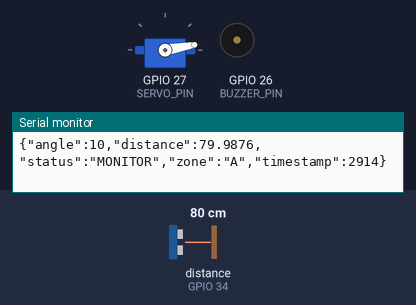
A sketch run on a simulated ESP32. Shown: servo, buzzer (waves = sounding, pin HIGH), the last lines printed to the serial monitor. Wiring (inferred from the names in the program): ultrasonic range finder: trigger GPIO 13; echo GPIO 34. The inputs (shaded band) are chosen by the test bench; at power-on: distance to the obstacle (sensor on GPIO 34) 80 cm. The echo pulse lasts 58.3 µs per cm; WiFi joins after 1.5 s; servers stay silent unless stated; uploads are accepted with an empty reply; pins used as bus, display or sensor lines are not drawn.

Above: at 3.0 s.
3.1 s: distance to the obstacle (sensor on GPIO 34) set to 65 cm
At 3.33 s:
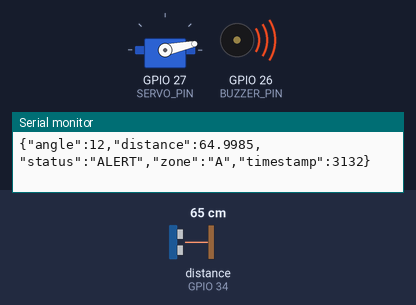
6.1 s: distance to the obstacle (sensor on GPIO 34) set to 120 cm
At 7.43 s:
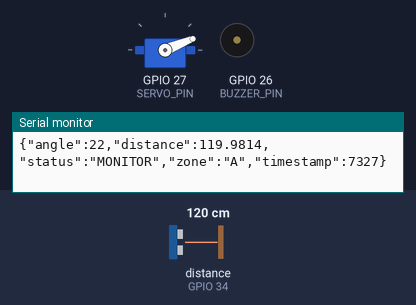
9.1 s: distance to the obstacle (sensor on GPIO 34) set to 2 cm
At 9.41 s:
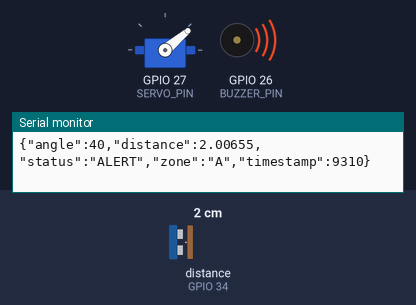
12.1 s: distance to the obstacle (sensor on GPIO 34) set to 250 cm
At 12.14 s:
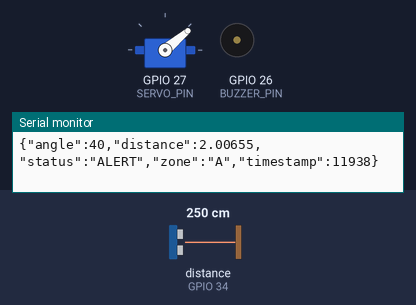
15.1 s: distance to the obstacle (sensor on GPIO 34) set to 4 cm
At 15.21 s:
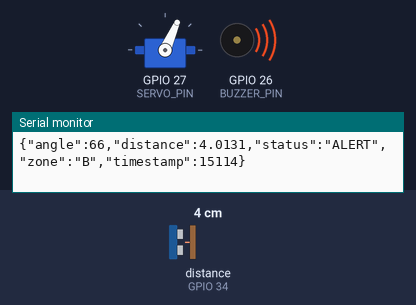
18.1 s: distance to the obstacle (sensor on GPIO 34) set to 93 cm
At 18.26 s:
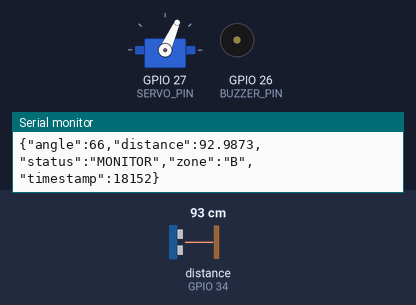
Timing chart, 0 to 25.8 s (numbered marks = the images above; inputs shaded):
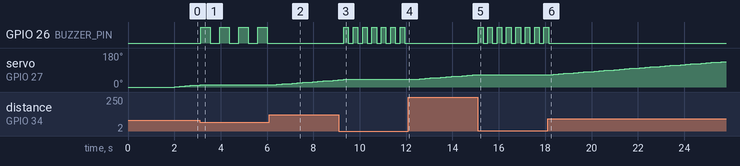

The sketch:

esp32-radar-scanner.ino
```cpp
#include <ESP32Servo.h>
#include <WiFi.h>
#include <HTTPClient.h>
#include <ArduinoJson.h>

const int TRIG_PIN = 13;
const int ECHO_PIN = 34;
const int SERVO_PIN = 27;
const int BUZZER_PIN = 26;

const float CM_PER_US = 0.0343 / 2.0;
const int STEP_DEG = 2;          // bump to 3 for an even faster search sweep
const int SETTLE_MS = 12;        // was 25 — SG90 clears a 2° step in ~3ms

// CHANGED: echo timeout now matches max useful range (~300cm) instead of 30000us
const unsigned long ECHO_TIMEOUT_US = 18000;

const float ALERT_THRESHOLD_CM = 70.0;
const float MONITOR_THRESHOLD_CM = 300.0;

const char* WIFI_SSID = "Projects";
const char* WIFI_PASSWORD = "Projects";

const char* SERVER_URL = "http://192.168.1.70:3000/scan-data";

Servo scanServo;
int angle = 0;
int direction = 1;

// --- tracking/dwell state ---
bool tracking = false;
unsigned long trackStartTime = 0;
const unsigned long TRACK_DURATION_MS = 3500;
int trackedAngle = 0;

// --- escalating buzzer state ---
unsigned long lastBeepToggle = 0;
bool buzzerState = false;

// CHANGED: persistent client + HTTPClient so the TCP connection is reused
WiFiClient wifiClient;
HTTPClient http;
bool httpConfigured = false;

void setup() {
  Serial.begin(115200);

  pinMode(TRIG_PIN, OUTPUT);
  pinMode(ECHO_PIN, INPUT);
  pinMode(BUZZER_PIN, OUTPUT);
  digitalWrite(TRIG_PIN, LOW);
  digitalWrite(BUZZER_PIN, LOW);

  scanServo.attach(SERVO_PIN);
  scanServo.write(angle);
  delay(300);

  WiFi.begin(WIFI_SSID, WIFI_PASSWORD);
  Serial.print("Connecting to Wi-Fi");
  int attempts = 0;
  while (WiFi.status() != WL_CONNECTED && attempts < 30) {
    delay(500);
    Serial.print(".");
    attempts++;
  }

  if (WiFi.status() == WL_CONNECTED) {
    Serial.println();
    Serial.print("Connected! IP address: ");
    Serial.println(WiFi.localIP());
  } else {
    Serial.println();
    Serial.println("Failed to connect — check SSID/password and 2.4GHz band");
  }

  Serial.println("Stage 11 (fast sweep + track/dwell) starting...");
}

float readDistanceCm() {
  digitalWrite(TRIG_PIN, LOW);
  delayMicroseconds(2);
  digitalWrite(TRIG_PIN, HIGH);
  delayMicroseconds(10);
  digitalWrite(TRIG_PIN, LOW);

  unsigned long duration = pulseIn(ECHO_PIN, HIGH, ECHO_TIMEOUT_US);
  if (duration == 0) return -1.0;

  return duration * CM_PER_US;
}

char getZone(int angleDeg) {
  if (angleDeg <= 45) return 'A';
  if (angleDeg <= 90) return 'B';
  if (angleDeg <= 135) return 'C';
  return 'D';
}

// CHANGED: keeps the socket alive between POSTs, short timeouts so a dead
// server can't stall the sweep
void sendReading(const String& jsonPayload) {
  if (WiFi.status() != WL_CONNECTED) return;

  if (!httpConfigured) {
    http.setReuse(true);
    http.setConnectTimeout(600);  // ms
    http.setTimeout(600);         // ms
    httpConfigured = true;
  }

  http.begin(wifiClient, SERVER_URL);
  http.addHeader("Content-Type", "application/json");
  http.POST(jsonPayload);
  http.end();   // with setReuse(true) this keeps the TCP connection open
}

bool reportReading(int angleDeg, float distanceCm) {
  char zone = getZone(angleDeg);
  String status;
  bool alert = false;

  if (distanceCm < 0) {
    status = "NO_ECHO";
  } else if (distanceCm < ALERT_THRESHOLD_CM) {
    status = "ALERT";
    alert = true;
  } else if (distanceCm < MONITOR_THRESHOLD_CM) {
    status = "MONITOR";
  } else {
    status = "CLEAR";
  }

  JsonDocument doc;   // CHANGED: StaticJsonDocument is deprecated in ArduinoJson 7
  doc["angle"] = angleDeg;
  doc["distance"] = distanceCm < 0 ? -1 : distanceCm;
  doc["status"] = status;
  doc["zone"] = String(zone);
  doc["timestamp"] = millis();

  String jsonOutput;
  serializeJson(doc, jsonOutput);
  Serial.println(jsonOutput);

  sendReading(jsonOutput);

  return alert;
}

void updateBuzzer(float distanceCm) {
  if (distanceCm < 0 || distanceCm >= ALERT_THRESHOLD_CM) {
    digitalWrite(BUZZER_PIN, LOW);
    buzzerState = false;
    return;
  }

  int beepInterval = map(constrain((int)distanceCm, 0, (int)ALERT_THRESHOLD_CM),
                         0, (int)ALERT_THRESHOLD_CM,
                         60, 400);

  if (millis() - lastBeepToggle >= (unsigned long)beepInterval) {
    buzzerState = !buzzerState;
    digitalWrite(BUZZER_PIN, buzzerState);
    lastBeepToggle = millis();
  }
}

void loop() {
  if (tracking) {
    // CHANGED: no settle delay — the servo is already parked at trackedAngle
    scanServo.write(trackedAngle);

    float distanceCm = readDistanceCm();
    updateBuzzer(distanceCm);
    reportReading(trackedAngle, distanceCm);

    bool stillInRange = (distanceCm >= 0 && distanceCm < ALERT_THRESHOLD_CM);
    bool dwellExpired = (millis() - trackStartTime >= TRACK_DURATION_MS);

    if (!stillInRange || dwellExpired) {
  tracking = false;
  digitalWrite(BUZZER_PIN, LOW);

  // NEW: step the sweep past this bearing instead of leaving `angle`
  // sitting where the object was — otherwise a persistent object at
  // the same spot re-triggers tracking on the very next loop pass
  angle = trackedAngle + direction * STEP_DEG;
  if (angle >= 180) { angle = 180; direction = -1; }
  else if (angle <= 0) { angle = 0; direction = 1; }
}
return;
  }

  // --- normal sweep ---
  scanServo.write(angle);
  delay(SETTLE_MS);

  float distanceCm = readDistanceCm();
  updateBuzzer(distanceCm);
  bool alert = reportReading(angle, distanceCm);

  if (alert) {
    tracking = true;
    trackedAngle = angle;
    trackStartTime = millis();
    return;
  }

  angle += direction * STEP_DEG;
  if (angle >= 180) {
    angle = 180;
    direction = -1;
  } else if (angle <= 0) {
    angle = 0;
    direction = 1;
  }
}
```

Measured:
- the behaviour switches between 71 and 70 cm on distance to the obstacle (sensor on GPIO 34) (found by bisection; images 0 and 1)
- after the input at 3.1 s, GPIO 26 (BUZZER_PIN): alternates HIGH for 0.41 s and LOW for 0.41 s, starting at once; servo on GPIO 27 (SERVO_PIN): goes on until 3.1 s, then stays 12°
- after the input at 6.1 s, GPIO 26 (BUZZER_PIN): stops changing and stays LOW
- after the input at 9.1 s, GPIO 26 (BUZZER_PIN): alternates HIGH for 0.20 s and LOW for 0.20 s, starting after 0.21 s; servo on GPIO 27 (SERVO_PIN): goes on until 9.3 s, then stays 40°
- after the input at 12.1 s, GPIO 26 (BUZZER_PIN): stops changing and stays LOW
- after the input at 15.1 s, GPIO 26 (BUZZER_PIN): alternates HIGH for 0.20 s and LOW for 0.20 s, starting at once; servo on GPIO 27 (SERVO_PIN): goes on until 15.1 s, then stays 66°
- after the input at 18.1 s, GPIO 26 (BUZZER_PIN): goes on until 18.2 s, then stays LOW
